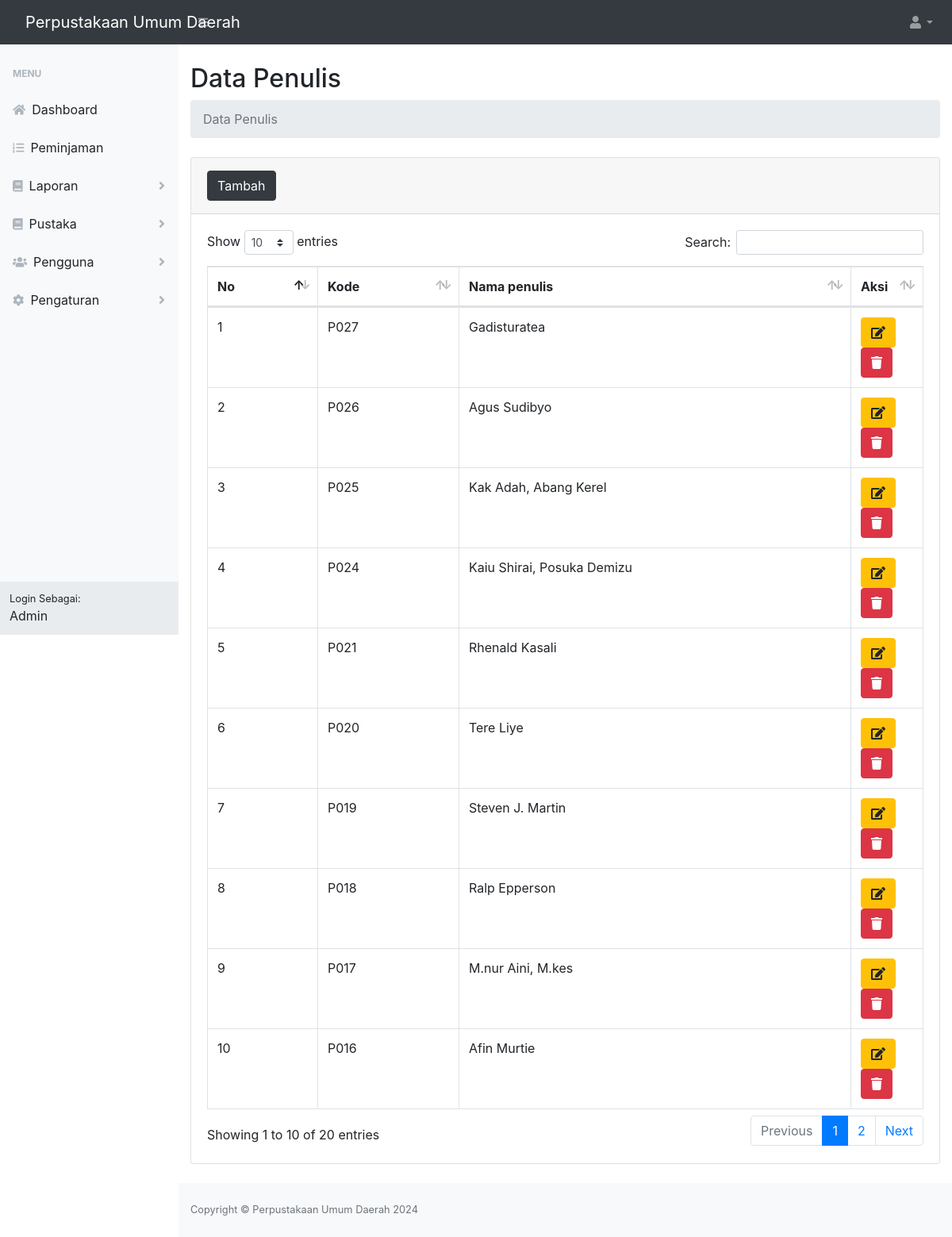
/dist/index.php?page=penulis (signed in), run on the app's committed database.
### tables this page shows
CREATE TABLE `profil_aplikasi` (
  `id` int(11) NOT NULL,
  `nama_aplikasi` varchar(30) NOT NULL,
  `nama_pimpinan` varchar(100) NOT NULL,
  `alamat` varchar(100) NOT NULL,
  `no_telp` char(14) NOT NULL,
  `website` varchar(50) NOT NULL,
  `logo` varchar(100) NOT NULL
);

CREATE TABLE `penulis` (
  `id_penulis` int(11) NOT NULL,
  `kode_penulis` varchar(10) NOT NULL,
  `nama_penulis` varchar(50) NOT NULL
);

### dist/pustaka/penulis/index.php (the view, shortened to what this page needs)
<main>
    <div class="container-fluid">
        <h2 class="mt-4">Data Penulis</h2>
        <ol class="breadcrumb mb-4">
            <li class="breadcrumb-item active">Data Penulis</li>
        </ol>
        <div class="card mb-4">
          <div class="card-header py-3">
            <button  class="btn-tambah btn btn-dark btn-icon-split"><span class="text">Tambah</span></button>
          </div>
            <div class="card-body">
                <div class="table-responsive">
                  <table class="table table-bordered" id="tabel_penulis" width="100%" cellspacing="0">
                      <thead>
                        <tr>
                          <th>No</th>
                          <th>Kode</th>
                          <th>Nama penulis</th>
                          <th width="10%">Aksi</th>
                        </tr>
                      </thead>
                      <tbody>
                          <?php
                              include '../config/database.php';
                              $sql="select * from penulis order by id_penulis desc";
                              $hasil=mysqli_query($kon,$sql);
                              $no=0;
                              while ($data = mysqli_fetch_array($hasil)):
                              $no++;
                          ?>
                          <tr>
                              <td><?php echo $no; ?></td>
                              <td><?php echo $data['kode_penulis']; ?></td>
                              <td><?php echo $data['nama_penulis']; ?></td>
                              <td>
                                  <button class="btn-edit btn btn-warning btn-circle" id_penulis="<?php echo $data['id_penulis']; ?>" kode_penulis="<?php echo $data['kode_penulis']; ?>"><i class="fas fa-edit"></i></button>
                                  <a href="pustaka/penulis/hapus-penulis.php?id_penulis=<?php echo $data['id_penulis']; ?>" class="btn-hapus btn btn-danger btn-circle" ><i class="fa fa-trash"></i></a>
                              </td>
                          </tr>
                          <?php endwhile; ?>
                      </tbody>
                    </table>
                </div>
            </div>
        </div>
    </div>
</main>

### dist/index.php (shortened to what this page needs)
<?php
  include '../config/database.php';
  $hasil=mysqli_query($kon,"select * from profil_aplikasi order by nama_aplikasi desc limit 1");
  $data = mysqli_fetch_array($hasil);
?>
<!DOCTYPE html>
<html lang="en">
    <head>
        <link href="../src/templates/css/styles.css" rel="stylesheet" />
        <link href="../src/plugin/bootstrap/css/bootstrap.min.css" rel="stylesheet" />
        <link href="../src/plugin/datatables/dataTables.bootstrap4.min.css" rel="stylesheet" />
    </head>
    <body class="sb-nav-fixed">
        <nav class="sb-topnav navbar navbar-expand navbar-dark bg-dark">
            <a class="navbar-brand" href="#"><?php  echo $data['nama_aplikasi'];?></a>
            <button class="btn btn-link btn-sm order-1 order-lg-0" id="sidebarToggle" href="#"><i class="fas fa-bars"></i></button>
            <ul class="navbar-nav ml-auto ml-md-0">
                <li class="nav-item dropdown">
                    <a class="nav-link dropdown-toggle" id="userDropdown" href="#" role="button" data-toggle="dropdown" aria-haspopup="true" aria-expanded="false"><i class="fas fa-user fa-fw"></i></a>
                </li>
            </ul>
        </nav>
        <div id="layoutSidenav">
            <div id="layoutSidenav_nav">
                <nav class="sb-sidenav accordion sb-sidenav-light" id="sidenavAccordion">
                    <div class="sb-sidenav-menu">
                    <?php
                        if ($_SESSION['level']=='Karyawan' or $_SESSION['level']=='karyawan'):
                    ?>
                        <div class="nav">
                            <div class="sb-sidenav-menu-heading">Menu</div>
                            <a class="nav-link" href="index.php?page=dashboard">
                                <div class="sb-nav-link-icon"><i class="fas fa-home"></i></div>
                                Dashboard
                            </a>
                            <a class="nav-link" href="index.php?page=daftar-peminjaman">
                                <div class="sb-nav-link-icon"><i class="fas fa-list-ol"></i></div>
                                Peminjaman
                            </a>
                            <a class="nav-link collapsed" href="#" data-toggle="collapse" data-target="#collapseLaporan" aria-expanded="false" aria-controls="collapseLayouts">
                                <div class="sb-nav-link-icon"><i class="fas fa-book"></i></div>
                                Laporan
                                <div class="sb-sidenav-collapse-arrow"><i class="fas fa-angle-down"></i></div>
                            </a>
                            <a class="nav-link collapsed" href="#" data-toggle="collapse" data-target="#collapsePustaka" aria-expanded="false" aria-controls="collapseLayouts">
                                <div class="sb-nav-link-icon"><i class="fas fa-book"></i></div>
                                Pustaka
                                <div class="sb-sidenav-collapse-arrow"><i class="fas fa-angle-down"></i></div>
                            </a>
                            <a class="nav-link collapsed" href="#" data-toggle="collapse" data-target="#collapsePengguna" aria-expanded="false" aria-controls="collapseLayouts">
                                <div class="sb-nav-link-icon"><i class="fas fa-users"></i></div>
                                Pengguna
                                <div class="sb-sidenav-collapse-arrow"><i class="fas fa-angle-down"></i></div>
                            </a>
                            <a class="nav-link collapsed" href="#" data-toggle="collapse" data-target="#collapsePengaturan" aria-expanded="false" aria-controls="collapseLayouts">
                                <div class="sb-nav-link-icon"><i class="fas fa-cog"></i></div>
                                Pengaturan
                                <div class="sb-sidenav-collapse-arrow"><i class="fas fa-angle-down"></i></div>
                            </a>
                        </div>
                        <?php endif; ?>
                    </div>
                    <div class="sb-sidenav-footer">
                        <div class="small">Login Sebagai:</div>
                        <?php
                            if ($_SESSION['level']=='Karyawan' or $_SESSION['level']=='karyawan'):
                                echo $_SESSION["nama_karyawan"];
                            endif;
                        ?>
                    </div>
                </nav>
            </div>
            <div id="layoutSidenav_content">
                <?php
                    if(isset($_GET['page'])){
                        $page = $_GET['page'];
                        switch ($page) {
                            case 'penulis':
                                include "pustaka/penulis/index.php";
                                break;
                        }
                    }
                ?>
                <footer class="py-4 bg-light mt-auto">
                    <div class="container-fluid">
                        <div class="d-flex align-items-center justify-content-between small">
                        <?php
                            include '../config/database.php';
                            $hasil=mysqli_query($kon,"select nama_aplikasi from profil_aplikasi order by nama_aplikasi desc limit 1");
                            $data = mysqli_fetch_array($hasil);
                        ?>
                        <div class="text-muted">Copyright &copy; <?php echo $data['nama_aplikasi'];?> <?php echo date('Y');?></div>
                        </div>
                    </div>
                </footer>
            </div>
        </div>
        <link href="../src/plugin/select2/select2.min.css" rel="stylesheet" />
        <link href="../src/js/jquery-ui/jquery-ui.css" rel="stylesheet" />
    </body>
</html>

### data on the page
profil_aplikasi: nama_aplikasi "Perpustakaan Umum Daerah"
penulis: kode_penulis "P027", nama_penulis "Gadisturatea"
penulis: kode_penulis "P026", nama_penulis "Agus Sudibyo"
penulis: kode_penulis "P025", nama_penulis "Kak Adah, Abang Kerel"
penulis: kode_penulis "P024", nama_penulis "Kaiu Shirai, Posuka Demizu"
penulis: kode_penulis "P021", nama_penulis "Rhenald Kasali"
penulis: kode_penulis "P020", nama_penulis "Tere Liye"
penulis: kode_penulis "P019", nama_penulis "Steven J. Martin"
penulis: kode_penulis "P018", nama_penulis "Ralp Epperson"
penulis: kode_penulis "P017", nama_penulis "M.nur Aini, M.kes"
penulis: kode_penulis "P016", nama_penulis "Afin Murtie"

### other printed values
$_SESSION["nama_karyawan"] "Admin"
